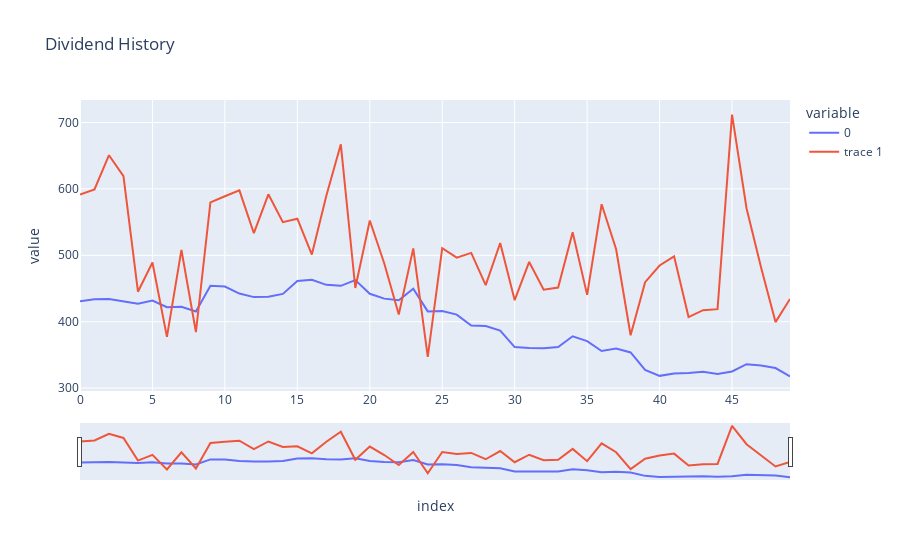

The cell this chart's notebook holds for it:
### Code cell
import plotly.graph_objects as go
import pandas as pd
import datetime
import plotly.express as px

dividendsFig = px.line(test_target,  title="Dividend History")
dividendsFig.add_scatter(x=[i for i in range(len(test_predict))], y=test_predict, mode='lines',)
dividendsFig.update_xaxes(
    rangeslider_visible=True,
)

### Figure 1 — Plotly figure (JSON) as saved in the notebook; plotly's stock layout.template omitted (floating-point values rounded to 4 significant figures)
{"data": [{"hovertemplate": "variable=0<br>index=%{x}<br>value=%{y}<extra></extra>", "legendgroup": "0", "line": {"color": "#636efa", "dash": "solid"}, "marker": {"symbol": "circle"}, "mode": "lines", "name": "0", "orientation": "v", "showlegend": true, "type": "scatter", "x": [0, 1, 2, 3, 4, 5, 6, 7, 8, 9, 10, 11, 12, 13, 14, 15, 16, 17, 18, 19, 20, 21, 22, 23, 24, 25, 26, 27, 28, 29, 30, 31, 32, 33, 34, 35, 36, 37, 38, 39, 40, 41, 42, 43, 44, 45, 46, 47, 48, 49], "xaxis": "x", "y": [430.7, 433.7, 434, 430.0, 427.1, 431.9, 421.8, 422.4, 415.4, 454, 453, 442.4, 437, 437.6, 441.8, 461.2, 463.2, 455.5, 454, 462.6, 442, 434.7, 432.3, 449.8, 415.5, 416, 410.7, 394.3, 393.4, 386.7, 361.7, 360.3, 360.0, 361.8, 378, 370.8, 355.8, 359.5, 353.7, 327.5, 318.4, 322.1, 322.8, 324.7, 321.1, 325, 335.9, 333.9, 330.2, 317.5], "yaxis": "y"}, {"mode": "lines", "type": "scatter", "x": [0, 1, 2, 3, 4, 5, 6, 7, 8, 9, 10, 11, 12, 13, 14, 15, 16, 17, 18, 19, 20, 21, 22, 23, 24, 25, 26, 27, 28, 29, 30, 31, 32, 33, 34, 35, 36, 37, 38, 39, 40, 41, 42, 43, 44, 45, 46, 47, 48, 49], "y": [591.4, 599.2, 650.7, 619.1, 445.1, 489.1, 377.1, 508.2, 384.4, 579.7, 589.0, 597.8, 533.2, 591.9, 549.9, 555.1, 501.1, 589.5, 667.2, 450.8, 552.5, 487.7, 410.9, 510.4, 347.2, 510.7, 496.5, 503.6, 455.1, 518.5, 432.4, 490.0, 448.3, 451.5, 534.8, 440.4, 576.9, 509.1, 379.6, 459.5, 484.7, 498.5, 406.9, 417.4, 418.8, 712.0, 571.0, 482.1, 399.3, 434.2]}], "layout": {"legend": {"title": {"text": "variable"}, "tracegroupgap": 0}, "title": {"text": "Dividend History"}, "xaxis": {"anchor": "y", "domain": [0, 1], "rangeslider": {"visible": true}, "title": {"text": "index"}}, "yaxis": {"anchor": "x", "domain": [0, 1], "title": {"text": "value"}}}}
